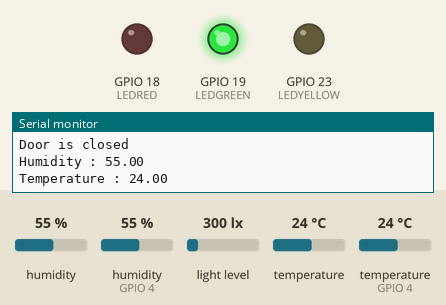
Simulated run of this program. Board: ESP32. On the bench: output pins drawn as LEDs (lit = HIGH), the last lines printed to the serial monitor. Inputs (shaded band) come from the test bench; at power-on: light level 300 lx, humidity 55 %, humidity (sensor on GPIO 4) 55 %, temperature 24 °C, temperature (sensor on GPIO 4) 24 °C. WiFi joins after 1.5 s; servers stay silent unless stated; no MQTT or app messages arrive unless stated.

Above: at 2.8 s.
2.9 s: light level set to 375 lx
6.8 s: light level set to 413 lx
At 10.2 s:
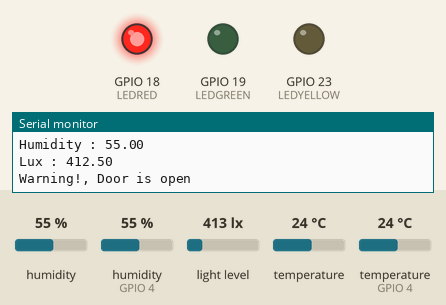
14.1 s: light level set to 40 lx
At 18.7 s:
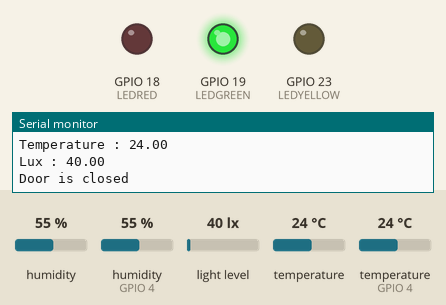
19.1 s: light level set to 500 lx
At 22.0 s:
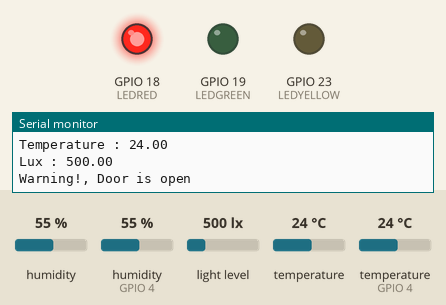
Timing chart, 0 to 23.5 s (numbered marks = the images above; inputs shaded):
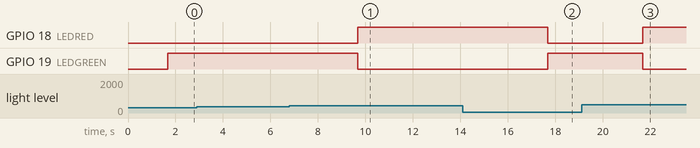

The program:

main.cpp
```cpp
#include <Arduino.h>
#include <Ticker.h>
#include <PubSubClient.h>
#if defined(ESP32)
#include <WiFi.h>
#include "Wire.h"
#include "DHTesp.h"
#include "BH1750.h"

#endif

const char *ssid = "Clem";
const char *password = "2501961123";
#define MQTT_BROKER "broker.emqx.io"
#define MQTT_TOPIC_PUBLISH "esp32_test/data"
#define MQTT_TOPIC_PUBLISH2 "esp32_test/humidity"
#define MQTT_TOPIC_PUBLISH3 "esp32_test/temperature"
#define MQTT_TOPIC_PUBLISH4 "esp32_test/light"
#define MQTT_TOPIC_SUBSCRIBE "esp32_test/cmd"
DHTesp dht;
BH1750 lightMeter;
#define DHTPIN 4
#define LEDRED 18
#define LEDGREEN 19
#define LEDYELLOW 23
#define PIN_SDA 21
#define PIN_SCL 22

WiFiClient wifiClient;
PubSubClient mqtt(wifiClient);
Ticker timerPublish, temppublish, humiditypublish, lightpublish;
int nMsgCount = 0;

char g_szDeviceId[30];
void WifiConnect();
boolean mqttConnect();
// void onPublishMessage();
void onPublishMessagetemp();
void onPublishMessagehumidity();
void onPublishMessagelight();
void ReadTempHum();

void setup()
{
  Serial.begin(115200);
  delay(100);
  // pinMode(LED_BUILTIN, OUTPUT));
  Serial.printf("Free Memory: %d\n", ESP.getFreeHeap());
  WifiConnect();
  mqttConnect();
  // timerPublish.attach_ms(3000, onPublishMessage);
  temppublish.attach_ms(5000, onPublishMessagetemp);
  humiditypublish.attach_ms(7000, onPublishMessagehumidity);
  lightpublish.attach_ms(4000, onPublishMessagelight);
  pinMode(LEDRED, OUTPUT);
  pinMode(LEDGREEN, OUTPUT);
  pinMode(LEDYELLOW, OUTPUT);
  dht.setup(DHTPIN, DHTesp::DHT11);
  Wire.begin(PIN_SDA, PIN_SCL);
  lightMeter.begin(BH1750::CONTINUOUS_HIGH_RES_MODE, 0x23, &Wire);
}

void loop()
{
  mqtt.loop();
}


void mqttCallback(char *topic, byte *payload, unsigned int len)
{
  Serial.print("Message arrived [");
  Serial.print(topic);
  Serial.print("]: ");
  Serial.write(payload, len);
  Serial.println();
  if (strcmp(topic, MQTT_TOPIC_SUBSCRIBE) == 0)
  {
    if (strncmp((char *)payload, "led on", len) == 0)
    {
      digitalWrite(LEDYELLOW, HIGH);
      Serial.println("LED is on");
    }
    else if (strncmp((char *)payload, "led off", len) == 0)
    {
      digitalWrite(LEDYELLOW, LOW);
      Serial.println("LED is off");
    }
  }
}

void onPublishMessagetemp(){
  char SzTopic[50];
  char SzData[50];
  float temperature = dht.getTemperature();
  if (dht.getStatus() == DHTesp::ERROR_NONE)
  {
   // Serial.printf("Temperature: %.2fC, Humidity: %.2f%%", temperature, humidity);
    sprintf(SzTopic, "%s/temperature", MQTT_TOPIC_PUBLISH);
    sprintf(SzData, "%.2f", temperature);
    mqtt.publish(SzTopic, SzData);
    Serial.printf("Temperature : %s\n", SzData);
}
}

void onPublishMessagehumidity(){
  char SzTopic[50];
  char SzData[50];
  float humidity = dht.getHumidity();
  if (dht.getStatus() == DHTesp::ERROR_NONE)
  {
   // Serial.printf("Temperature: %.2fC, Humidity: %.2f%%", temperature, humidity);
    sprintf(SzTopic, "%s/humidity", MQTT_TOPIC_PUBLISH);
    sprintf(SzData, "%.2f", humidity);
    mqtt.publish(SzTopic, SzData);
    Serial.printf("Humidity : %s\n", SzData);
  }
}

void onPublishMessagelight(){
  char SzTopic[50];
  char SzData[50];
  float lux = lightMeter.readLightLevel();
 if (dht.getStatus() == DHTesp::ERROR_NONE)
  {
    sprintf(SzTopic, "%s/light", MQTT_TOPIC_PUBLISH);
    sprintf(SzData, "%.2f", lux);
    mqtt.publish(SzTopic, SzData);
    Serial.printf("Lux : %s\n", SzData);
  }

  if (lux>400){
    digitalWrite(LEDRED,HIGH);
    digitalWrite(LEDGREEN,LOW);
    Serial.println("Warning!, Door is open");
  } else{
    digitalWrite(LEDGREEN,HIGH);
    digitalWrite(LEDRED,LOW);
    Serial.println("Door is closed");
  }
}

// void onPublishMessage()
// {

//   float humidity = dht.getHumidity();
//   // float temperature = dht.getTemperature();
//   char szMsg[50];
//   sprintf(szMsg, "Hello from %s-%d", g_szDeviceId, nMsgCount++);
//   mqtt.publish(MQTT_TOPIC_PUBLISH, szMsg);

//   Serial.printf("Light: %.2f lux\n", lux);

//   sprintf(szMsg, "%f", humidity);

// }

boolean mqttConnect()
{
#if defined(ESP32)
  sprintf(g_szDeviceId, "esp32_%08X", (uint32_t)ESP.getEfuseMac());
#endif

  mqtt.setServer(MQTT_BROKER, 1883);
  mqtt.setCallback(mqttCallback);
  Serial.printf("Connecting to %sclientId: %s\n", MQTT_BROKER, g_szDeviceId);

  boolean status = mqtt.connect(g_szDeviceId);
  if (status == false)
  {
    Serial.print(" fail, rc=");
    Serial.print(mqtt.state());
    return false;
  }
  Serial.println(" success");
  mqtt.subscribe(MQTT_TOPIC_SUBSCRIBE);
  Serial.printf("Subcribe topic: %s\n", MQTT_TOPIC_SUBSCRIBE);

  onPublishMessagelight();
  onPublishMessagehumidity();
  onPublishMessagetemp();
  return mqtt.connected();
}

void WifiConnect()
{
  WiFi.mode(WIFI_STA);
  WiFi.begin(ssid, password);
  while (WiFi.waitForConnectResult() != WL_CONNECTED)
  {
    Serial.println("Connection Failed! Rebooting...");
    delay(5000);
    ESP.restart();
  }
  Serial.print("System connected with IP address: ");
  Serial.println(WiFi.localIP());
  Serial.printf("RSSI: %d\n", WiFi.RSSI());
}
```

Measured:
- the behaviour switches between 400 and 401 lx on light level (found by bisection; images 0 and 1)
- after the input at 6.8 s, GPIO 18 (LEDRED): LOW → HIGH after 2.9 s; GPIO 19 (LEDGREEN): HIGH → LOW after 2.9 s
- after the input at 14.1 s, GPIO 18 (LEDRED): HIGH → LOW after 3.6 s; GPIO 19 (LEDGREEN): LOW → HIGH after 3.6 s
- after the input at 19.1 s, GPIO 18 (LEDRED): LOW → HIGH after 2.6 s; GPIO 19 (LEDGREEN): HIGH → LOW after 2.6 s
